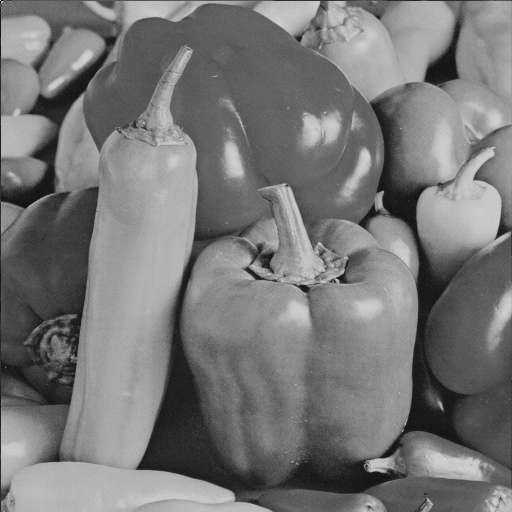
%> input picture WatermarkingMatlab/WatermarkedPeppersDCT.tif, 512 x 512 px
$ octave DCTDetection.m   (GNU Octave 9; MATLAB toolbox functions it lacks are replaced by stand-ins)
%> lines starting %> are read from the running program, lines starting %| are printed output that depends on the picture
watermarked_image = imread('WatermarkedPeppersDCT.tif');
%> watermarked_image is the input picture: size 512x512 uint8; min 0, max 213, mean 119.3
load('watermark.mat', 'w1', 'w2', 'w3'); %Ask Martin Keep watermark for testing?
dct_watermarked_image = dct2(watermarked_image);

w1_location = [128, 128];
w2_location = [128, 256];
w3_location = [256, 128];

detection_region1 = dct_watermarked_image(w1_location(1):w1_location(1)+127, w1_location(2):w1_location(2)+127);
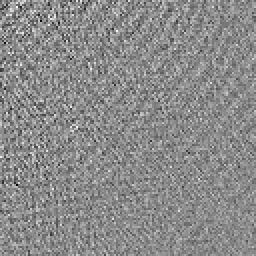
%> detection_region1: size 128x128 double (shown 2 times larger); min -38.49, max 34.52, mean 1.3; drawn with min black and max white
detection_region2 = dct_watermarked_image(w2_location(1):w2_location(1)+127, w2_location(2):w2_location(2)+127);
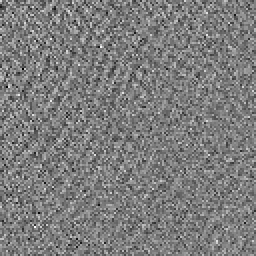
%> detection_region2: size 128x128 double (shown 2 times larger); min -20.74, max 24.46, mean 1.4; drawn with min black and max white
detection_region3 = dct_watermarked_image(w3_location(1):w3_location(1)+127, w3_location(2):w3_location(2)+127);
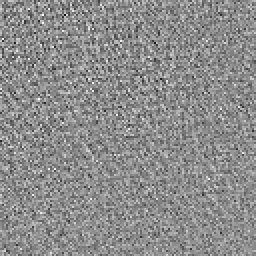
%> detection_region3: size 128x128 double (shown 2 times larger); min -25.75, max 23.38, mean 1.4; drawn with min black and max white

phi1 = calculate_phi(detection_region1, w1);
%> in calculate_phi, `phi = (sum(watermark_col .* sign(embed_col))).^2 / sum(watermark_col.^..`: phi = 2008.2
%> phi1 = 2008.2
sigma1 = std(detection_region1(:));
%> sigma1 = 7.73
threshold1 = sigma1 * 10;
%> threshold1 = 77.33

phi2 = calculate_phi(detection_region2, w2);
%> phi2 = 3867.2
sigma2 = std(detection_region2(:));
%> sigma2 = 5.27
threshold2 = sigma2 * 10;
%> threshold2 = 52.72

phi3 = calculate_phi(detection_region3, w3);
%> phi3 = 3585.2
sigma3 = std(detection_region3(:));
%> sigma3 = 5.58
threshold3 = sigma3 * 10;
%> threshold3 = 55.8

is_w1_present = (phi1 > threshold1);
%> is_w1_present = true
is_w2_present = (phi2 > threshold2);
%> is_w2_present = true
is_w3_present = (phi3 > threshold3);
%> is_w3_present = true

fprintf('Presence of w1: %d\n', is_w1_present);
%| Presence of w1: 1
fprintf('Presence of w2: %d\n', is_w2_present);
%| Presence of w2: 1
fprintf('Presence of w3: %d\n', is_w3_present);
%| Presence of w3: 1


function phi = calculate_phi(dct_watermarked_image, watermark)
    embed_col = dct_watermarked_image(:);
    watermark_col = watermark(:);

    phi = (sum(watermark_col .* sign(embed_col))).^2 / sum(watermark_col.^2);

end
